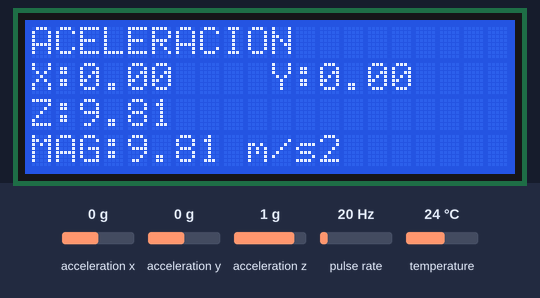
Simulated run of this sketch. Board: ESP32. Parts: 20×4 character LCD. Wiring (inferred from the names in the program): pulse sensor: data GPIO 13. The test bench sets the inputs (shaded band); at power-on: pulse rate 20 Hz, acceleration x 0 g, temperature 24 °C, acceleration y 0 g, acceleration z 1 g. WiFi joins after 1.5 s; servers stay silent unless stated; uploads are accepted with an empty reply; what the sketch prints to the serial monitor is not drawn.

Above: at 5.3 s.
5.4 s: pulse rate (sensor on GPIO 13) set to 100 Hz
At 7.4 s:
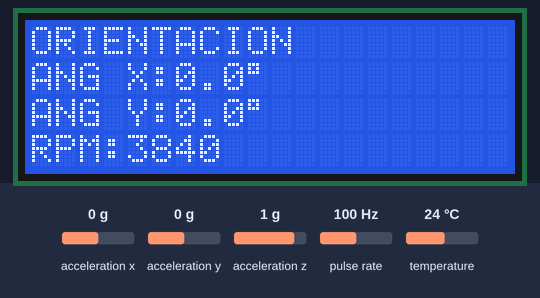
9.5 s: acceleration x set to -1.4 g
At 12.3 s:
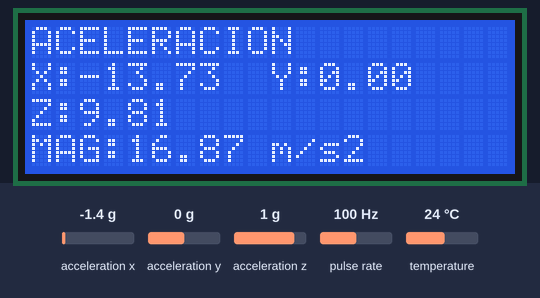
13.6 s: temperature set to 12 °C
At 16.3 s:
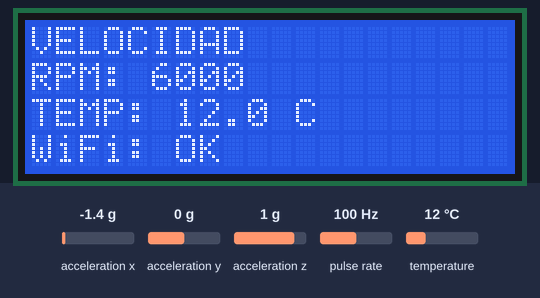
17.7 s: acceleration y set to -1.4 g
At 20.1 s:
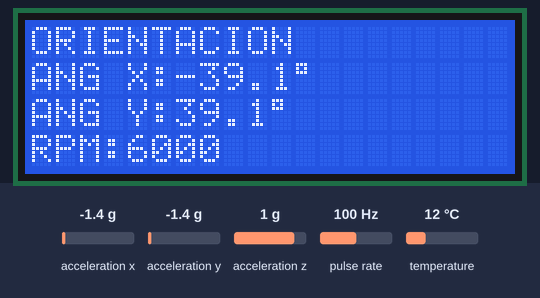
21.8 s: pulse rate (sensor on GPIO 13) set to 4 Hz
At 25.7 s:
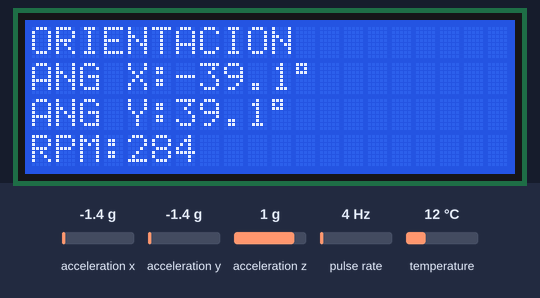
25.9 s: acceleration z set to -1.4 g
At 30.3 s:
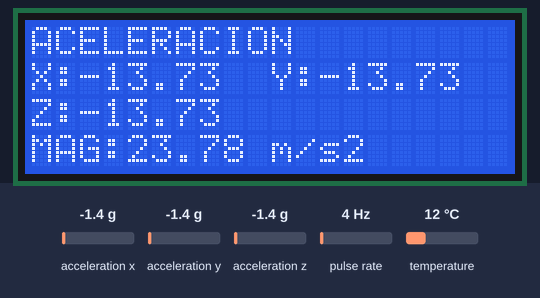
Timing chart, 0 to 31.0 s (numbered marks = the images above; inputs shaded):
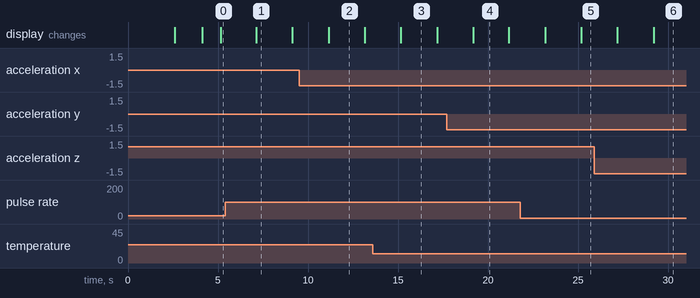

The sketch:

TOMA_DE_DATOS.ino
```cpp
#include <Wire.h>
#include <LiquidCrystal_I2C.h>
#include <Adafruit_Sensor.h>
#include <Adafruit_ADXL345_U.h>
#include <OneWire.h>
#include <DallasTemperature.h>
#include <WiFi.h>
#include <HTTPClient.h>

// =====================================================
// CONFIGURACIÓN WIFI
// =====================================================
const char* ssid = "RED_SENSOR_VIBRACIONES";
const char* password = "contra@vibra123";

// URL de Google Apps Script
const char* googleScriptUrl = "https://script.google.com/macros/s/AKfycbww2XoGkx0ISwQA_z6vOIpczv1jV-AIrUDM9RmfW5sml8ZYF7KhQmHDb_zq3joSk6s3/exec";

// =====================================================
// PINES
// =====================================================
#define PIN_HALL 13
#define PIN_DS18B20 2
#define I2C_SDA 15
#define I2C_SCL 14

// =====================================================
// LCD & SENSORES
// =====================================================
LiquidCrystal_I2C lcd(0x27, 20, 4);
Adafruit_ADXL345_Unified accel = Adafruit_ADXL345_Unified(12345);
OneWire oneWire(PIN_DS18B20);
DallasTemperature sensors(&oneWire);

// =====================================================
// VARIABLES RPM (FILTRO Y PROMEDIO)
// =====================================================
volatile unsigned long ultimoPulso = 0;
volatile unsigned long intervaloPulso = 0;

// Filtro anti-rebote: 5000 microsegundos (5 ms)
const unsigned long TIEMPO_REBOTE = 5000;

// Variables para el Promedio Móvil
#define NUM_MUESTRAS 5
float lecturasRPM[NUM_MUESTRAS] = {0};
int indiceRPM = 0;
float totalRPM = 0;
float rpmPromedio = 0;

// =====================================================
// VARIABLES TEMPERATURA Y ACELEROMETRO
// =====================================================
float temperatura = 0;
float ax = 0, ay = 0, az = 0;
float magnitud = 0;
float anguloX = 0, anguloY = 0;

// =====================================================
// CONTROL DE TIEMPO
// =====================================================
unsigned long tiempoRPM = 0;
unsigned long tiempoTemp = 0;
unsigned long tiempoAccel = 0;
unsigned long tiempoLCD = 0;
unsigned long tiempoSerial = 0;
unsigned long tiempoEnvio = 0;  // ← NUEVO: para envío a Google Sheets
int pantalla = 0;

// =====================================================
// UMBRALES DE ALERTA
// =====================================================
const float RPM_BASE = 3550;              // RPM de línea base
const float RPM_UMBRAL_ALTO = 1.25;       // +25% = 4437.5 RPM
const float TEMP_UMBRAL_ALTA = 85.0;      // °C
const float TEMP_ERROR_DS18B20 = -100.0;  // Valor de error del sensor
const float VIB_UMBRAL = 0.5;             // m/s² (vibración elevada)
const int INTERVALO_ENVIO_MS = 3000;      // Enviar cada 3 segundos

// =====================================================
// INTERRUPCION SENSOR HALL (CON FILTRO ANTI-REBOTE)
// =====================================================
void IRAM_ATTR detectarPulso() {
  unsigned long ahora = micros();

  if (ahora - ultimoPulso > TIEMPO_REBOTE) {
    if (ultimoPulso > 0) {
      intervaloPulso = ahora - ultimoPulso;
    }
    ultimoPulso = ahora;
  }
}

// =====================================================
// FUNCIÓN PARA DETERMINAR EL ESTADO
// =====================================================
String determinarEstado(float rpm, float temp, float accelX, float accelY) {

  bool alerta_rpm = false;
  bool alerta_vib = false;
  bool alerta_temp = false;
  bool sensor_temp_ok = (temp > TEMP_ERROR_DS18B20);

  // --- Evaluar RPM ---
  if (rpm == 0) {
    return "Motor_Apagado";
  }
  if (rpm > RPM_BASE * RPM_UMBRAL_ALTO) {
    alerta_rpm = true;
  }

  // --- Evaluar vibración ---
  // Restar la gravedad (~1.0 m/s² en reposo)
  float vibX = abs(accelX - 1.0);
  float vibY = abs(accelY - 1.0);
  if (vibX > VIB_UMBRAL || vibY > VIB_UMBRAL) {
    alerta_vib = true;
  }

  // --- Evaluar temperatura ---
  if (sensor_temp_ok && temp > TEMP_UMBRAL_ALTA) {
    alerta_temp = true;
  }

  // --- Determinar estado final ---
  int num_alertas = alerta_rpm + alerta_vib + alerta_temp;

  if (num_alertas >= 2) {
    return "Alerta_Critica";
  } else if (alerta_rpm) {
    return "Alerta_RPM";
  } else if (alerta_vib) {
    return "Alerta_Vibracion";
  } else if (alerta_temp) {
    return "Alerta_Temperatura";
  }

  return "Normal";
}

// =====================================================
// FUNCIÓN PARA ENVIAR DATOS A GOOGLE SHEETS
// =====================================================
void enviarDatos(float rpm, float temp, float accelX, float accelY) {

  if (WiFi.status() != WL_CONNECTED) {
    Serial.println("⚠️ WiFi no conectado, no se envían datos");
    return;
  }

  // Determinar estado
  String estado = determinarEstado(rpm, temp, accelX, accelY);

  // Construir URL con parámetros
  String url = String(googleScriptUrl) +
               "?rpm=" + String(rpm, 0) +
               "&temp=" + String(temp, 1) +
               "&accelX=" + String(accelX, 3) +
               "&accelY=" + String(accelY, 3) +
               "&estado=" + estado;

  Serial.print("📤 Enviando: RPM=");
  Serial.print(rpm, 0);
  Serial.print(" | Temp=");
  Serial.print(temp, 1);
  Serial.print(" | Estado=");
  Serial.println(estado);

  HTTPClient http;
  http.begin(url);
  http.setFollowRedirects(HTTPC_FORCE_FOLLOW_REDIRECTS);
  http.setTimeout(5000);

  int httpCode = http.GET();

  if (httpCode > 0) {
    String respuesta = http.getString();
    if (httpCode == 200) {
      Serial.println("✅ Datos guardados en Google Sheets");
    } else {
      Serial.print("⚠️ HTTP ");
      Serial.print(httpCode);
      Serial.print(": ");
      Serial.println(respuesta);
    }
  } else {
    Serial.print("❌ Error HTTP: ");
    Serial.println(httpCode);
  }

  http.end();
}

// =====================================================
// SETUP
// =====================================================
void setup() {
  Serial.begin(115200);
  delay(1000);

  Serial.println("\n================================");
  Serial.println(" SISTEMA DE MONITOREO");
  Serial.println(" RPM + TEMPERATURA + VIBRACION");
  Serial.println("================================");

  // --- CONEXIÓN WIFI ---
  Serial.print("📡 Conectando a WiFi");
  WiFi.begin(ssid, password);

  int intentos = 0;
  while (WiFi.status() != WL_CONNECTED && intentos < 30) {
    delay(500);
    Serial.print(".");
    intentos++;
  }

  if (WiFi.status() == WL_CONNECTED) {
    Serial.println("\n✅ WiFi conectado");
    Serial.print("   IP: ");
    Serial.println(WiFi.localIP());
  } else {
    Serial.println("\n❌ No se pudo conectar a WiFi");
    Serial.println("   El sistema funcionará sin enviar datos");
  }

  // --- INICIAR I2C ---
  Wire.begin(I2C_SDA, I2C_SCL);

  // --- INICIAR LCD ---
  lcd.init();
  lcd.backlight();
  lcd.clear();
  lcd.setCursor(0, 0);
  lcd.print("MONITOREO MOTOR");
  lcd.setCursor(0, 1);
  lcd.print("Iniciando...");

  if (WiFi.status() == WL_CONNECTED) {
    lcd.setCursor(0, 2);
    lcd.print("WiFi: OK");
  } else {
    lcd.setCursor(0, 2);
    lcd.print("WiFi: OFF");
  }
  delay(1500);

  // --- SENSOR HALL ---
  pinMode(PIN_HALL, INPUT_PULLUP);
  attachInterrupt(digitalPinToInterrupt(PIN_HALL), detectarPulso, FALLING);

  // --- SENSOR TEMPERATURA ---
  sensors.begin();

  // --- ACELERÓMETRO ---
  if (!accel.begin()) {
    Serial.println("ERROR: ADXL345 no detectado");
    lcd.clear();
    lcd.setCursor(0, 0);
    lcd.print("ERROR ADXL345");
    while (1) { delay(100); }
  }

  Serial.println("ADXL345 detectado");
  accel.setRange(ADXL345_RANGE_4_G);

  Serial.println("\nTiempo(ms),RPM,Temp_C,Ax,Ay,Az,Mag,AngX,AngY");
  lcd.clear();
}

// =====================================================
// LOOP
// =====================================================
void loop() {

  // ===================================================
  // CALCULAR RPM Y PROMEDIO (Cada 200ms)
  // ===================================================
  if (millis() - tiempoRPM >= 200) {
    tiempoRPM = millis();

    noInterrupts();
    unsigned long intervalo = intervaloPulso;
    unsigned long ultimo = ultimoPulso;
    interrupts();

    float rpmInstantaneo = 0;

    // Si el motor se detiene (sin pulsos por 2 segundos)
    if (ultimo == 0 || micros() - ultimo > 2000000) {
      rpmInstantaneo = 0;
    }
    else if (intervalo > 0) {
      rpmInstantaneo = 60000000.0 / intervalo;
    }

    // Calcular Promedio Móvil
    totalRPM = totalRPM - lecturasRPM[indiceRPM];
    lecturasRPM[indiceRPM] = rpmInstantaneo;
    totalRPM = totalRPM + lecturasRPM[indiceRPM];
    indiceRPM = (indiceRPM + 1) % NUM_MUESTRAS;

    rpmPromedio = totalRPM / NUM_MUESTRAS;
  }

  // ===================================================
  // TEMPERATURA
  // ===================================================
  if (millis() - tiempoTemp >= 1000) {
    tiempoTemp = millis();
    sensors.requestTemperatures();
    temperatura = sensors.getTempCByIndex(0);
  }

  // ===================================================
  // ACELEROMETRO
  // ===================================================
  if (millis() - tiempoAccel >= 20) {
    tiempoAccel = millis();
    sensors_event_t event;
    accel.getEvent(&event);

    ax = event.acceleration.x;
    ay = event.acceleration.y;
    az = event.acceleration.z;
    magnitud = sqrt(ax * ax + ay * ay + az * az);

    anguloX = atan2(ay, sqrt(ax * ax + az * az)) * 180.0 / PI;
    anguloY = atan2(-ax, sqrt(ay * ay + az * az)) * 180.0 / PI;
  }

  // ===================================================
  // ENVIAR DATOS A GOOGLE SHEETS (Cada 3 segundos)
  // ===================================================
  if (millis() - tiempoEnvio >= INTERVALO_ENVIO_MS) {
    tiempoEnvio = millis();

    if (WiFi.status() == WL_CONNECTED) {
      enviarDatos(rpmPromedio, temperatura, ax, ay);
    }
  }

  // ===================================================
  // CAMBIAR PANTALLA LCD
  // ===================================================
  if (millis() - tiempoLCD >= 2000) {
    tiempoLCD = millis();
    pantalla++;
    if (pantalla > 2) pantalla = 0;
    lcd.clear();

    if (pantalla == 0) {
      lcd.setCursor(0, 0); lcd.print("VELOCIDAD");
      lcd.setCursor(0, 1); lcd.print("RPM: ");
      lcd.print(rpmPromedio, 0);
      lcd.setCursor(0, 2); lcd.print("TEMP: ");
      lcd.print(temperatura, 1);
      lcd.print(" C");
      // Indicador WiFi
      lcd.setCursor(0, 3);
      if (WiFi.status() == WL_CONNECTED) {
        lcd.print("WiFi: OK");
      } else {
        lcd.print("WiFi: --");
      }
    }
    else if (pantalla == 1) {
      lcd.setCursor(0, 0); lcd.print("ACELERACION");
      lcd.setCursor(0, 1); lcd.print("X:"); lcd.print(ax, 2);
      lcd.setCursor(10, 1); lcd.print("Y:"); lcd.print(ay, 2);
      lcd.setCursor(0, 2); lcd.print("Z:"); lcd.print(az, 2);
      lcd.setCursor(0, 3); lcd.print("MAG:"); lcd.print(magnitud, 2); lcd.print(" m/s2");
    }
    else if (pantalla == 2) {
      lcd.setCursor(0, 0); lcd.print("ORIENTACION");
      lcd.setCursor(0, 1); lcd.print("ANG X:"); lcd.print(anguloX, 1); lcd.print((char)223);
      lcd.setCursor(0, 2); lcd.print("ANG Y:"); lcd.print(anguloY, 1); lcd.print((char)223);
      lcd.setCursor(0, 3); lcd.print("RPM:"); lcd.print(rpmPromedio, 0);
    }
  }

  // ===================================================
  // ENVIAR DATOS AL MONITOR SERIAL
  // ===================================================
  if (millis() - tiempoSerial >= 100) {
    tiempoSerial = millis();
    Serial.print(millis()); Serial.print(",");
    Serial.print(rpmPromedio, 2); Serial.print(",");
    Serial.print(temperatura, 2); Serial.print(",");
    Serial.print(ax, 4); Serial.print(",");
    Serial.print(ay, 4); Serial.print(",");
    Serial.print(az, 4); Serial.print(",");
    Serial.print(magnitud, 4); Serial.print(",");
    Serial.print(anguloX, 2); Serial.print(",");
    Serial.println(anguloY, 2);
  }
}
```

Measured:
- what the display in image 1 shows lasts 2.0 s, from 7.1 s to 9.1 s
